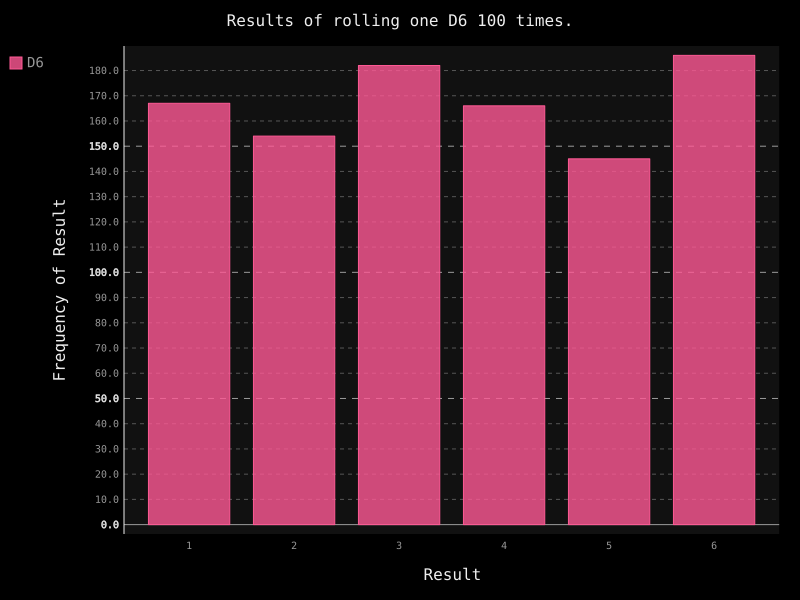

Python code for this plot:
import pygal
from die import Die

# create a D6
die = Die()

# throw the die several times and store the results in a list
results = []
for roll_num in range(1000):
    result = die.roll()
    results.append(result)

frequencies = []
for value in range(1,die.num_sides + 1):
    frequency = results.count(value)
    frequencies.append(frequency)

# visualize
hist = pygal.Bar()

hist.title = "Results of rolling one D6 100 times."
hist.x_labels = ['1', '2', '3', '4', '5', '6']
hist.x_title = "Result"
hist.y_title = "Frequency of Result"

hist.add('D6', frequencies)
hist.render_to_file('die_visual.svg')
